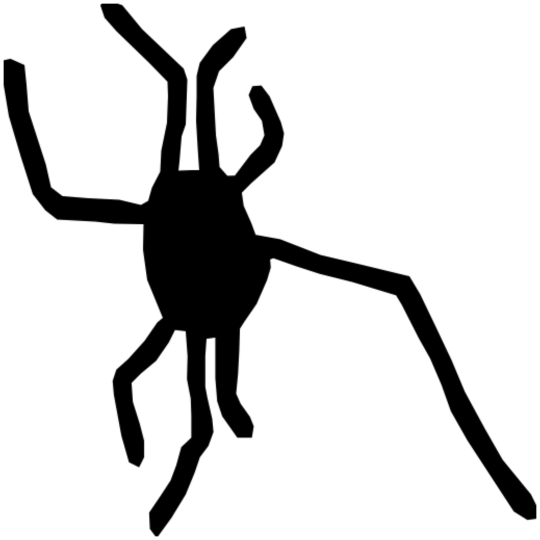
#> input picture images/webs/web_cornwall_b34_engraving_transparent.webp, 1080 x 1080 px, found by its file name (shown at 1/2 size)
$ python engraving_web_bearings.py
#> lines starting #> are read from the running program, lines starting #| are printed output that depends on the picture; after the words box and inside, x2 and y2 are one past the last pixel; in counts of white or black regions, pixels touching at a corner belong together
#!/usr/bin/env python3
"""Does the Cornwall spider ENGRAVING encode the web BEARINGS, or is it a stylised spider?

Question + IDs
--------------
[K11] (KNOWN) states the Cornwall pole engraving "maps the DIRECTION of 7 more webs" -- a
gloss taken from the primary wiki. The corpus has so far DECLINED to read precise geometry
out of the (blurry, hand-doodle) engraving on anti-pareidolia grounds (see the 2026-06-21
provenance audit: "the wiki says the engraving shows the *direction* of the webs ... NOT a
positional node-map"). That left a concrete, falsifiable question untested:

    Do the engraving's spider-LEGS actually point along the real-world bearings to the webs?

This script adjudicates it objectively. Two interpretations are tested:
  R-literal : the engraving is read FROM Cornwall (where it physically is) -- each leg is a
              bearing from Cornwall to one of the other 7 outer webs.
  R-bodymap : the engraving's spider BODY == the central featherless "spider's body" cluster,
              and the legs are bearings from the CENTRE to the 8 surrounding webs (the more
              meaningful star-chart reading; the centre cluster is literally the body).

A positive result (legs match bearings far better than chance) would PROMOTE [K11] from a
loose "directional" gloss to a usable bearing-map and is at most [SPECULATION] until sourced.
A negative result is a real finding: it backs the corpus's anti-over-reading stance with a
number, and says the engraving is a *stylised spider* + loose directional cue, not a map.
This is UPSTREAM of the [K16] frontier -- it does not chase anything past Fort Wallace.

Inputs + provenance
-------------------
  * Leg bearings: extracted DETERMINISTICALLY from the silhouette asset
    images/webs/web_cornwall_b34_engraving_transparent.webp  (investigator-supplied extraction
    of the in-game engraving, on file). Method = radial max-distance profile from the figure's
    centroid; legs = peaks. No hand-placed angles.
  * Web map positions: pixel coordinates read off the community overlay
    images/webs/web_map-overlay_all-labeled.jpg (1280x977). These are APPROXIMATE eyeball reads
    (+/- ~25 px ~ a few degrees) -- flagged PROVISIONAL below. The robust conclusions are the
    ones that survive that noise (see results note).

Run:  python experiments/engraving_web_bearings.py
Deps: Pillow, numpy  (see requirements.txt).  Deterministic; Monte-Carlo seed printed.
"""
import math
import numpy as np
from PIL import Image

SEED = 20260621
ENGRAVING = "images/webs/web_cornwall_b34_engraving_transparent.webp"

# --- Web map positions (PROVISIONAL: pixel reads off web_map-overlay_all-labeled.jpg, 1280x977) ---
# x = east+, y = south+ (image convention). Flagged approximate.
WEBS = {                       # name: (px_x, px_y, colour)
    "Cornwall_B34":   (205, 188, "black"),   # NW corner of the cluster; bears the engraving
    "OilFields_B56":  (310, 150, "black"),
    "Overflow_B23":   (691, 151, "black"),
    "Emerald_B45":    (691, 281, "black"),
    "SaintDenis_R34": (1196, 841, "red"),    # far SE -- the farthest web
    "Ringneck_BL56":  (625, 642, "black"),
    "Southfield_R45": (443, 827, "red"),
    "Scarlett_R23":   (417, 718, "red"),
}
CENTRE = (482, 418)            # central featherless "spider body" cluster (1-2 AM)


def bearing(ox, oy, px, py):
    """Compass bearing 0=N,90=E,180=S,270=W from origin (ox,oy) to point (px,py)."""
    dx, dy = px - ox, py - oy
    return math.degrees(math.atan2(dx, -dy)) % 360


def ang_diff(a, b):
    d = abs(a - b) % 360
    return min(d, 360 - d)


def extract_legs(path, n_smooth=2, prominence=60.0):
    """Radial max-distance profile -> leg peaks. Returns list of (bearing_deg, length_px)."""
#> called with n_smooth = 2, prominence = 60
    arr = np.array(Image.open(path))
#> arr is the input picture: shape (1080, 1080, 4); mean R, G, B, A 0, 0, 0, 42.6
    mask = (arr[..., 3] > 128) & (arr[..., :3].astype(int).sum(2) < 200)
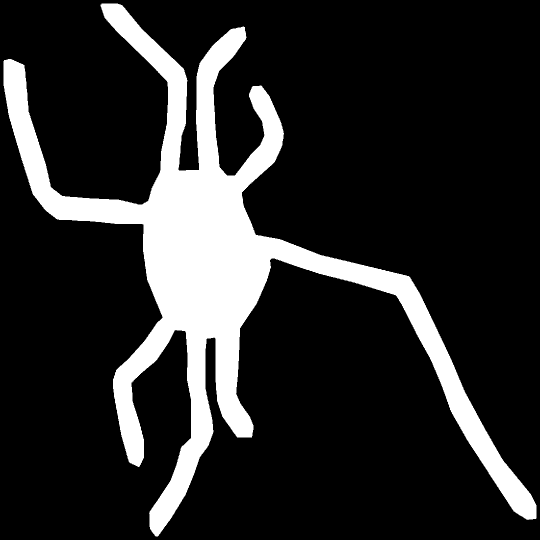
#> mask: shape (1080, 1080) bool (shown at 1/2 size); 16.7% white; 1 white region, box (x1, y1, x2, y2) and area: (7, 7, 1073, 1073) 194697
    ys, xs = np.where(mask)
    cx, cy = xs.mean(), ys.mean()
#> cx = 437.9; cy = 525.7
    dx, dy = xs - cx, ys - cy
    r = np.hypot(dx, dy)
    brg = (np.degrees(np.arctan2(dx, -dy))) % 360
    # max radius per 1-degree bin
    prof = np.zeros(360)
    bi = brg.astype(int) % 360
    for deg in range(360):
        sel = bi == deg
        if sel.any():
            prof[deg] = r[sel].max()
#> after the loop, prof = 360 values, max 814 at index 128, min 92.39 at index 51, mean 291.9
    # circular smoothing
    k = np.ones(2 * n_smooth + 1) / (2 * n_smooth + 1)
    sm = np.convolve(np.concatenate([prof[-n_smooth:], prof, prof[:n_smooth]]), k, "valid")
#> sm = 360 values, max 799.7 at index 128, min 93.12 at index 50, mean 291.9
    # body radius ~ median of the profile; a leg is a peak rising well above it
    body = np.median(sm)
#> body = 274.8
    legs = []
    for deg in range(360):
        lo, hi = sm[(deg - 1) % 360], sm[(deg + 1) % 360]
        if sm[deg] >= lo and sm[deg] > hi and (sm[deg] - body) >= prominence:
            legs.append((float(deg), float(sm[deg])))
#> this loop made 360 passes
#> (lo, hi) on passes 1 to 3: (445.9, 459.3), (453.3, 464.7), (459.3, 469.2)
#> after the loop, legs = [(4, 472.1), (12, 362.2), (128, 799.7), (171, 352.6), (193, 551), (203, 436.4), (312, 583.4), (337, 562.6)]
    # merge peaks within 12 deg (keep the longer)
    legs.sort()
    merged = []
    for b, L in legs:
        if merged and ang_diff(b, merged[-1][0]) <= 12:
            if L > merged[-1][1]:
                merged[-1] = (b, L)
        else:
            merged.append((b, L))
#> this loop made 8 passes
#> (b, L, d in ang_diff) on passes 2 to 8: (12, 362.2, 8), (128, 799.7, 124), (171, 352.6, 43), (193, 551, 22), (203, 436.4, 10), (312, 583.4, 119), (337, 562.6, 25)
#> after the loop, merged = [(4, 472.1), (128, 799.7), (171, 352.6), (193, 551), (312, 583.4), (337, 562.6)]
    # wrap-merge first/last
    if len(merged) > 1 and ang_diff(merged[0][0], merged[-1][0]) <= 12:
        if merged[0][1] >= merged[-1][1]:
            merged.pop()
        else:
            merged.pop(0)
    return cx, cy, body, sorted(merged)


def assign_error(targets, legs):
    """Greedy nearest-leg assignment; mean & max angular error (deg). Legs may be reused."""
    errs = [min(ang_diff(t, lb) for lb, _ in legs) for t in targets]
    return float(np.mean(errs)), float(np.max(errs)), errs


def monte_carlo_null(targets, n_legs, trials=200000, rng=None):
    """P(random set of n_legs uniform bearings matches >= as well as observed)."""
    rng = rng or np.random.default_rng(SEED)
    t = np.array(targets)
    hits = 0
    obs = None
    samples = rng.uniform(0, 360, size=(trials, n_legs))
    means = np.empty(trials)
    for i in range(trials):
        legs = samples[i]
        d = np.abs(t[:, None] - legs[None, :]) % 360
        d = np.minimum(d, 360 - d)
        means[i] = d.min(axis=1).mean()
    return means


def main():
    print(f"# Engraving-as-web-bearing-map test  (seed {SEED})\n")
    cx, cy, body, legs = extract_legs(ENGRAVING)
#> cx = 437.9; cy = 525.7; body = 274.8; legs has the same summary as merged in extract_legs
    print(f"Engraving silhouette: centroid=({cx:.0f},{cy:.0f}), body_radius~{body:.0f}px, "
          f"{len(legs)} legs detected")
#| Engraving silhouette: centroid=(438,526), body_radius~275px, 6 legs detected
    print("  legs (bearing deg : length px):")
    for b, L in sorted(legs, key=lambda x: -x[1]):
        print(f"    {b:5.0f}  {L:6.0f}")
#> this loop made 6 passes
#|       128     800
#|       312     583
#|       337     563
#|       193     551
#|         4     472
#|       171     353
    leg_brgs = [b for b, _ in legs]
#> leg_brgs = [4, 128, 171, 193, 312, 337]
    longest = max(legs, key=lambda x: x[1])
#> longest = (128, 799.7)

    # ---- True bearings ----
    print("\n## True web bearings")
    others = {k: v for k, v in WEBS.items() if k != "Cornwall_B34"}
    from_corn = {k: bearing(WEBS["Cornwall_B34"][0], WEBS["Cornwall_B34"][1], v[0], v[1])
                 for k, v in others.items()}
    from_ctr = {k: bearing(CENTRE[0], CENTRE[1], v[0], v[1]) for k, v in WEBS.items()}
    dist_ctr = {k: math.hypot(v[0] - CENTRE[0], v[1] - CENTRE[1]) for k, v in WEBS.items()}

    print("  FROM CORNWALL (R-literal), 7 other webs:")
    for k, b in sorted(from_corn.items(), key=lambda x: x[1]):
        print(f"    {b:5.0f}  {k}")
    span = max(from_corn.values()) - min(from_corn.values())
    print(f"    -> bearings span only {span:.0f} deg (one wedge); engraving legs span ~360 deg")

    print("  FROM CENTRE (R-bodymap), all 8 webs:")
    for k, b in sorted(from_ctr.items(), key=lambda x: x[1]):
        print(f"    {b:5.0f}  {k:16s} dist {dist_ctr[k]:5.0f}px")

    rng = np.random.default_rng(SEED)
    print("\n## Match quality vs Monte-Carlo null (random uniform legs)")
    for label, targets in [("R-literal (from Cornwall, 7 webs)", list(from_corn.values())),
                           ("R-bodymap (from centre, 8 webs)", list(from_ctr.values()))]:
        mean_e, max_e, _ = assign_error(targets, legs)
        null = monte_carlo_null(targets, len(legs), trials=50000, rng=rng)
        p = float((null <= mean_e).mean())
        print(f"  {label}")
        print(f"    observed mean nearest-leg error = {mean_e:5.1f} deg (max {max_e:.0f}); "
              f"null mean {null.mean():.1f} deg; p(null<=obs) = {p:.3f}")
#> this loop made 2 passes
#> (errs in assign_error, mean_e, max_e, t in monte_carlo_null, p) on passes 1 to 2: ([57.9, 42.35, 27.17, 4.62, 9.23, 11.43, 12.8], 23.64, 57.9, [70.1, 85.65, 100.8, 123.4, 137.2, 159.6, 158.2], 0.554), ([2.3, 9.69, 34.05, 52.76, 7.36, 19.45, 7.55, 0.775], 16.74, 52.76, [309.7, 327.3, 38.05, 56.76, 120.6, 147.4, 185.4, 192.2], 0.13)
#|     observed mean nearest-leg error =  23.6 deg (max 58); null mean 25.7 deg; p(null<=obs) = 0.554
#|     observed mean nearest-leg error =  16.7 deg (max 53); null mean 25.7 deg; p(null<=obs) = 0.130

    # ---- length vs distance: does the longest leg point at the farthest web? ----
    print("\n## Leg LENGTH vs web DISTANCE (does longest leg = farthest web?)")
    far = max(dist_ctr, key=dist_ctr.get)
    far_b = from_ctr[far]
    print(f"    longest leg: bearing {longest[0]:.0f} deg, length {longest[1]:.0f}px")
#|     longest leg: bearing 128 deg, length 800px
    print(f"    farthest web: {far} at bearing {far_b:.0f} deg, dist {dist_ctr[far]:.0f}px")
    print(f"    angular agreement: {ang_diff(longest[0], far_b):.0f} deg")
#|     angular agreement: 7 deg

    print("\n## Verdict")
    print("  R-literal: REFUTED structurally -- from Cornwall every web lies in a single")
    print("  ~E-SSE wedge, but the engraving fans legs across the full 360 deg (strong N/NW/")
    print("  NNW legs where Cornwall has no web). This survives any coordinate noise.")
    print("  R-bodymap: see p-value above -- regional matches exist (NW pair, S/SSW group,")
    print("  longest-leg->SE->Saint Denis) but the NE webs (Overflow/Emerald) fall in a leg")
    print("  GAP. Treat as weak/pareidolia-prone [SPECULATION], not a decoded map.")


if __name__ == "__main__":
    main()
